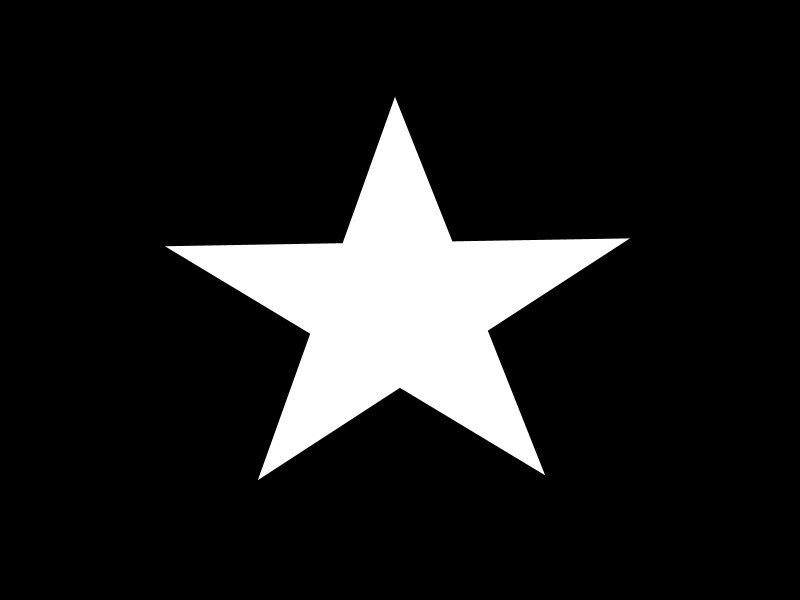
//> input picture opencv-esqueleto/star.jpg, 800 x 600 px
$ ./source   (built with g++ and OpenCV 4)
//> lines starting //> are read from the running program, lines starting //| are printed output that depends on the picture; after the words box and inside, x2 and y2 are one past the last pixel; in counts of white or black regions, pixels touching at a corner belong together
//> further down, image is the input picture: 600 rows x 800 cols, CV_8UC1; min 0, max 255, mean 30.7
#include <iostream>
#include <opencv2/opencv.hpp>

using namespace cv;
using namespace std;

#define THINNING_ZHANGSUEN 1
#define THINNING_GUOHALL 2

// Applies a thinning iteration to a binary image
static void thinningIteration(Mat img, int iter, int thinningType) {
	Mat marker = Mat::zeros(img.size(), CV_8UC1);

	if (thinningType == THINNING_ZHANGSUEN) {
		for (int i = 1; i < img.rows - 1; i++)
		{
			for (int j = 1; j < img.cols - 1; j++)
			{
				uchar p2 = img.at<uchar>(i - 1, j);
				uchar p3 = img.at<uchar>(i - 1, j + 1);
				uchar p4 = img.at<uchar>(i, j + 1);
				uchar p5 = img.at<uchar>(i + 1, j + 1);
				uchar p6 = img.at<uchar>(i + 1, j);
				uchar p7 = img.at<uchar>(i + 1, j - 1);
				uchar p8 = img.at<uchar>(i, j - 1);
				uchar p9 = img.at<uchar>(i - 1, j - 1);

				int A = (p2 == 0 && p3 == 1) + (p3 == 0 && p4 == 1) +
					(p4 == 0 && p5 == 1) + (p5 == 0 && p6 == 1) +
					(p6 == 0 && p7 == 1) + (p7 == 0 && p8 == 1) +
					(p8 == 0 && p9 == 1) + (p9 == 0 && p2 == 1);
				int B = p2 + p3 + p4 + p5 + p6 + p7 + p8 + p9;
				int m1 = iter == 0 ? (p2 * p4 * p6) : (p2 * p4 * p8);
				int m2 = iter == 0 ? (p4 * p6 * p8) : (p2 * p6 * p8);

				if (A == 1 && (B >= 2 && B <= 6) && m1 == 0 && m2 == 0)
					marker.at<uchar>(i, j) = 1;
			}
		}
	}

	if (thinningType == THINNING_GUOHALL) {
		for (int i = 1; i < img.rows - 1; i++)
		{
			for (int j = 1; j < img.cols - 1; j++)
			{
				uchar p2 = img.at<uchar>(i - 1, j);
				uchar p3 = img.at<uchar>(i - 1, j + 1);
				uchar p4 = img.at<uchar>(i, j + 1);
				uchar p5 = img.at<uchar>(i + 1, j + 1);
				uchar p6 = img.at<uchar>(i + 1, j);
				uchar p7 = img.at<uchar>(i + 1, j - 1);
				uchar p8 = img.at<uchar>(i, j - 1);
				uchar p9 = img.at<uchar>(i - 1, j - 1);

				int C = ((!p2) & (p3 | p4)) + ((!p4) & (p5 | p6)) + ((!p6) & (p7 | p8)) + ((!p8) & (p9 | p2));
				int N1 = (p9 | p2) + (p3 | p4) + (p5 | p6) + (p7 | p8);
				int N2 = (p2 | p3) + (p4 | p5) + (p6 | p7) + (p8 | p9);
				int N = N1 < N2 ? N1 : N2;
				int m = iter == 0 ? ((p6 | p7 | (!p9)) & p8) : ((p2 | p3 | (!p5)) & p4);

				if ((C == 1) && ((N >= 2) && ((N <= 3)) & (m == 0)))
					marker.at<uchar>(i, j) = 1;
			}
		}
	}

	img &= ~marker;
}

// Apply the thinning procedure to a given image
void thinning(InputArray input, OutputArray output, int thinningType) {
//> called with thinningType = 2
	Mat processed = input.getMat().clone();
	// Enforce the range of the input image to be in between 0 - 255
	processed /= 255;
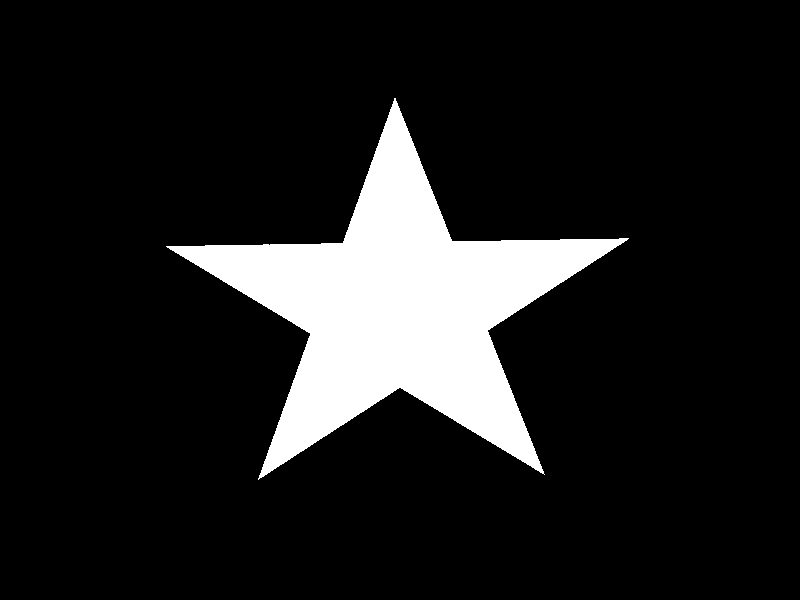
//> processed: 600 rows x 800 cols, CV_8UC1; values 0 (black) and 1 (white), 12% white; 1 white region, box (x1, y1, x2, y2) and area: (166, 98, 629, 480) 57836

	Mat prev = Mat::zeros(processed.size(), CV_8UC1);
	Mat diff, temp;

	do {
		thinningIteration(processed, 0, thinningType);
		thinningIteration(processed, 1, thinningType);
		absdiff(processed, prev, diff);
		processed.copyTo(prev);

		//// muestra la animacion en cada iteracion del algoritmo
		//temp = processed * 255;
		//imshow("test", temp);
		//waitKey(10);
		//// end animacion

	} while (countNonZero(diff) > 0);
//> this loop made 101 passes
//> pass 1, in thinningIteration, `img &= ~marker;`:
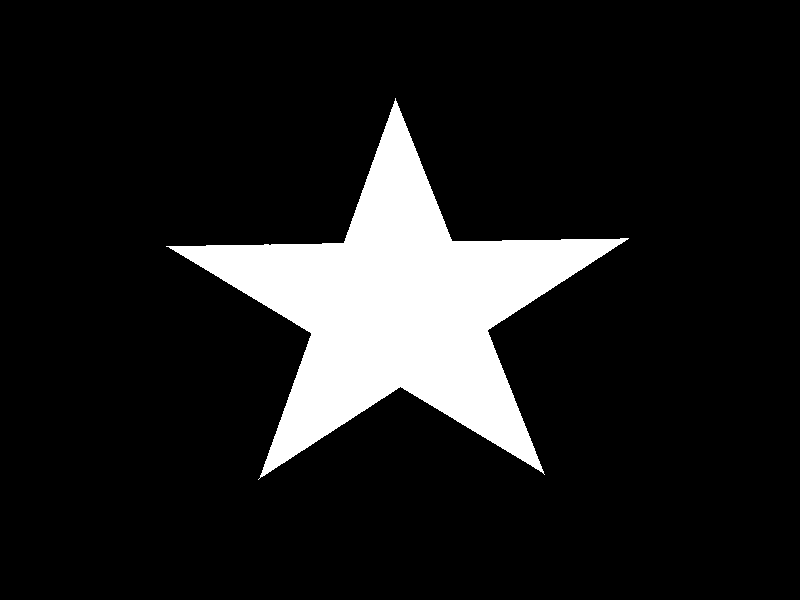
//> img: 600 rows x 800 cols, CV_8UC1; values 0 (black) and 1 (white), 11.9% white; 1 white region, box (x1, y1, x2, y2) and area: (166, 98, 629, 480) 57154
//> pass 1, in thinningIteration (call 2), `img &= ~marker;`:
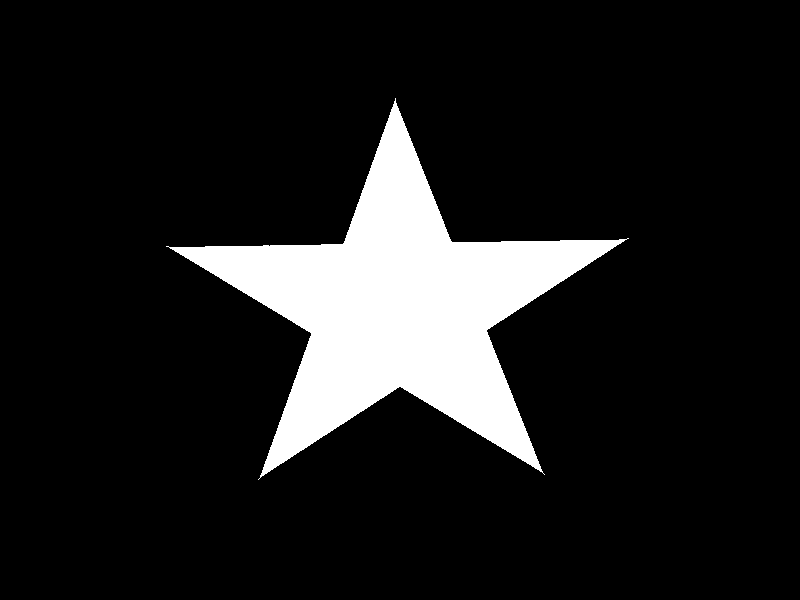
//> img: 600 rows x 800 cols, CV_8UC1; values 0 (black) and 1 (white), 11.7% white; 1 white region, box (x1, y1, x2, y2) and area: (166, 98, 629, 480) 56348
//> pass 2, in thinningIteration (call 4), `img &= ~marker;`:
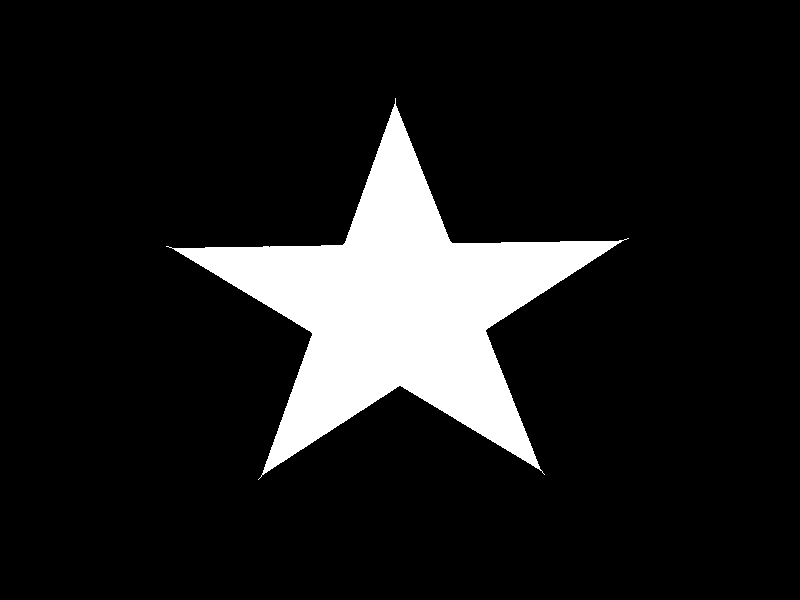
//> img: 600 rows x 800 cols, CV_8UC1; values 0 (black) and 1 (white), 11.4% white; 1 white region, box (x1, y1, x2, y2) and area: (166, 98, 629, 480) 54880
//> after the loop:
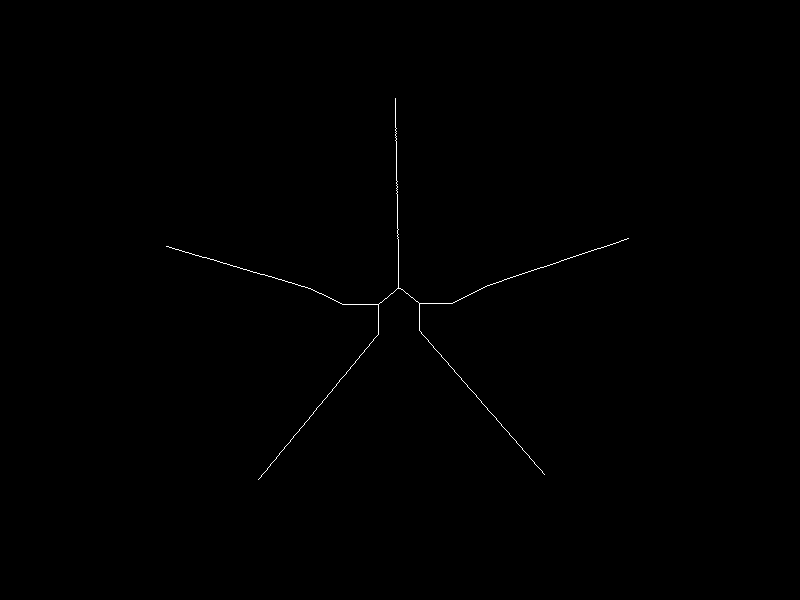
//> processed: 600 rows x 800 cols, CV_8UC1; values 0 (black) and 1 (white), 0.21% white in thin lines or dots, all inside (x1, y1, x2, y2) = (166, 98, 629, 480)
//> after the loop: diff: 600 rows x 800 cols, CV_8UC1; every value is 0

	processed *= 255;
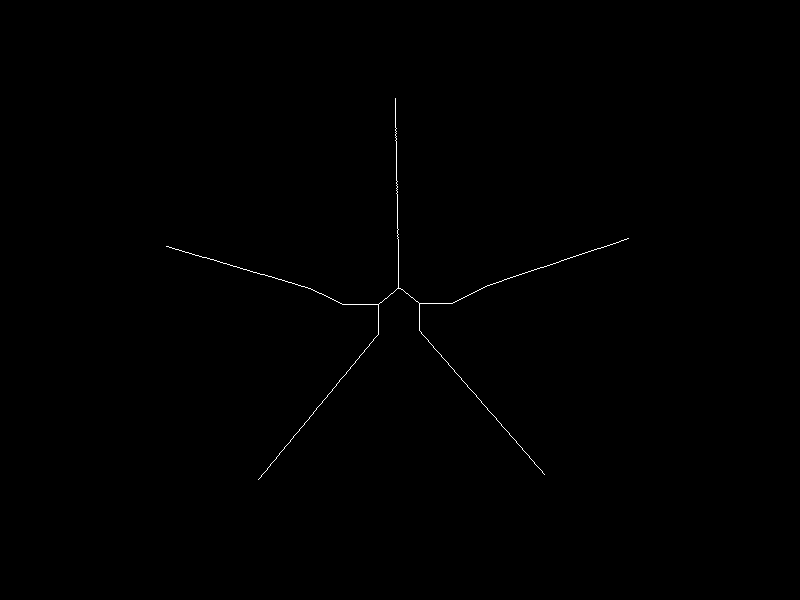
//> processed: 600 rows x 800 cols, CV_8UC1; 0.21% white in thin lines or dots, all inside (x1, y1, x2, y2) = (166, 98, 629, 480)

	output.assign(processed);
}


int main(int argc, char** argv)
{
	Mat image = imread("data/star.jpg", CV_LOAD_IMAGE_GRAYSCALE);

	if (image.empty())
	{
		printf("No image data \n");
		return -1;
	}

	Mat src = image.clone();
	thinning(src, src, 2);

	// 1. dibujar el esqueleto a color verde sobre la imagen original
	cvtColor(image, image, CV_GRAY2BGR);

	for (int i = 0; i < image.cols; i++)
	{
		for (int j = 0; j < image.rows; j++)
		{
			Scalar intensity = src.at<uchar>(j, i);
			if (intensity.val[0] == 255) {
				image.at<Vec3b>(j, i) = Vec3b(0, 255, 0);
			}
		}
	}
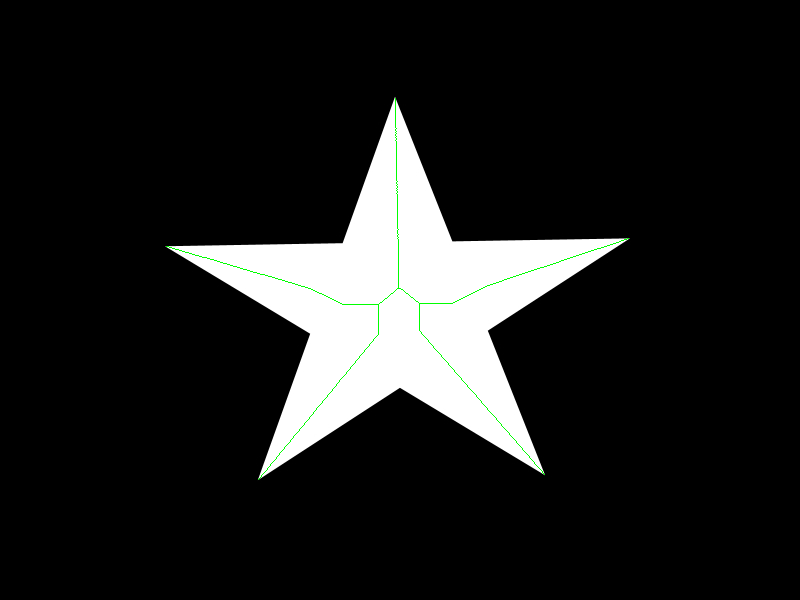
//> image: 600 rows x 800 cols, CV_8UC3; 0.21% of pixels changed, all inside (x1, y1, x2, y2) = (166, 98, 629, 480)
	// end 1

	imshow("OpenCV Skeleton Final", src);
	imshow("Original Skeleton Final", image);
	waitKey(0);

	return 0;
}
